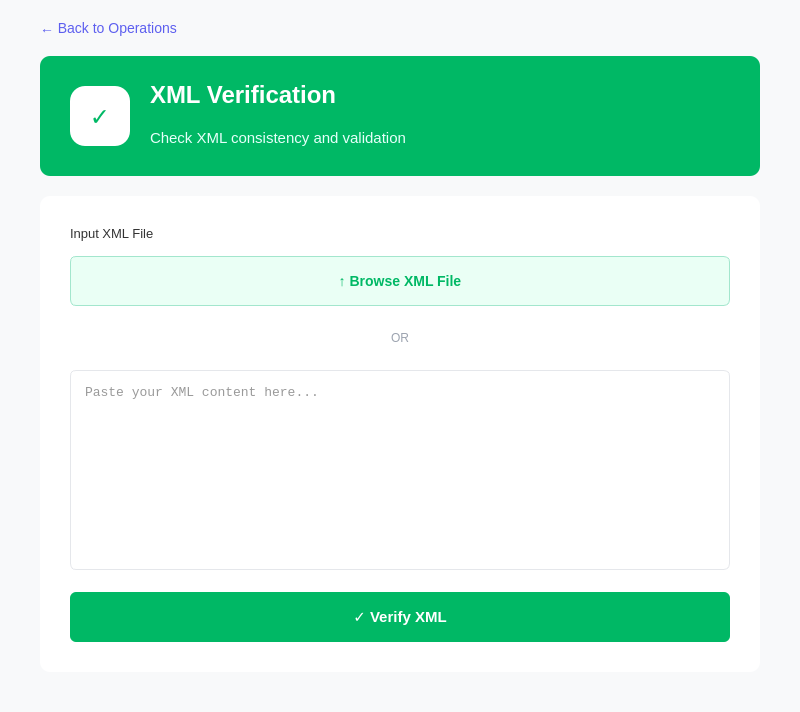
<?xml version="1.0" encoding="UTF-8"?>
<ui version="4.0">
 <class>VerificationPage</class>
 <widget class="QWidget" name="VerificationPage">
  <property name="geometry">
   <rect>
    <x>0</x>
    <y>0</y>
    <width>800</width>
    <height>700</height>
   </rect>
  </property>
  <property name="windowTitle">
   <string>XML Verification</string>
  </property>
  <property name="styleSheet">
   <string notr="true">QWidget#VerificationPage {
	background-color: #f8f9fa; /* Light grey background for the whole page */
}
QLabel {
	font-family: &quot;Segoe UI&quot;, sans-serif;
	color: #333333;
}
QPushButton {
	font-family: &quot;Segoe UI&quot;, sans-serif;
}</string>
  </property>
  <layout class="QVBoxLayout" name="mainLayout">
   <property name="spacing">
    <number>20</number>
   </property>
   <property name="leftMargin">
    <number>40</number>
   </property>
   <property name="topMargin">
    <number>20</number>
   </property>
   <property name="rightMargin">
    <number>40</number>
   </property>
   <property name="bottomMargin">
    <number>40</number>
   </property>
   
   <item>
    <widget class="QPushButton" name="btnBack">
     <property name="cursor">
      <cursorShape>PointingHandCursor</cursorShape>
     </property>
     <property name="styleSheet">
      <string notr="true">QPushButton {
	border: none;
	color: #5d5fef; /* Purple/Blueish color */
	text-align: left;
	font-size: 14px;
    background: transparent;
}
QPushButton:hover {
	text-decoration: underline;
}</string>
     </property>
     <property name="text">
      <string>← Back to Operations</string>
     </property>
     <property name="flat">
      <bool>true</bool>
     </property>
    </widget>
   </item>

   <item>
    <widget class="QFrame" name="headerFrame">
     <property name="minimumSize">
      <size>
       <width>0</width>
       <height>120</height>
      </size>
     </property>
     <property name="styleSheet">
      <string notr="true">QFrame#headerFrame {
	background-color: #00b865; /* The Green Color */
	border-radius: 10px;
}</string>
     </property>
     <property name="frameShape">
      <enum>QFrame::Shape::StyledPanel</enum>
     </property>
     <property name="frameShadow">
      <enum>QFrame::Shadow::Raised</enum>
     </property>
     <layout class="QHBoxLayout" name="headerLayout">
      <property name="leftMargin">
       <number>30</number>
      </property>
      <property name="topMargin">
       <number>20</number>
      </property>
      <property name="rightMargin">
       <number>30</number>
      </property>
      <property name="bottomMargin">
       <number>20</number>
      </property>
      <property name="spacing">
       <number>20</number>
      </property>
      <item>
       <widget class="QLabel" name="iconLabel">
        <property name="minimumSize">
         <size>
          <width>60</width>
          <height>60</height>
         </size>
        </property>
        <property name="maximumSize">
         <size>
          <width>60</width>
          <height>60</height>
         </size>
        </property>
        <property name="styleSheet">
         <string notr="true">background-color: white;
border-radius: 15px;
color: #00b865;
font-weight: bold;
font-size: 24px;</string>
        </property>
        <property name="text">
         <string>✓</string>
        </property>
        <property name="alignment">
         <set>Qt::AlignmentFlag::AlignCenter</set>
        </property>
       </widget>
      </item>
      <item>
       <layout class="QVBoxLayout" name="headerTextLayout">
        <property name="spacing">
         <number>5</number>
        </property>
        <item>
         <widget class="QLabel" name="lblTitle">
          <property name="font">
           <font>
            <pointsize>18</pointsize>
            <bold>true</bold>
           </font>
          </property>
          <property name="styleSheet">
           <string notr="true">color: white;</string>
          </property>
          <property name="text">
           <string>XML Verification</string>
          </property>
         </widget>
        </item>
        <item>
         <widget class="QLabel" name="lblSubtitle">
          <property name="font">
           <font>
            <pointsize>11</pointsize>
           </font>
          </property>
          <property name="styleSheet">
           <string notr="true">color: #e6fffa;</string>
          </property>
          <property name="text">
           <string>Check XML consistency and validation</string>
          </property>
         </widget>
        </item>
       </layout>
      </item>
     </layout>
    </widget>
   </item>

   <item>
    <widget class="QWidget" name="bodyWidget" native="true">
     <property name="styleSheet">
      <string notr="true">background-color: white;
border-radius: 10px;</string>
     </property>
     <layout class="QVBoxLayout" name="bodyLayout">
      <property name="leftMargin">
       <number>30</number>
      </property>
      <property name="topMargin">
       <number>30</number>
      </property>
      <property name="rightMargin">
       <number>30</number>
      </property>
      <property name="bottomMargin">
       <number>30</number>
      </property>
      <property name="spacing">
       <number>15</number>
      </property>
      
      <item>
       <widget class="QLabel" name="lblInput">
        <property name="font">
         <font>
          <pointsize>10</pointsize>
         </font>
        </property>
        <property name="text">
         <string>Input XML File</string>
        </property>
       </widget>
      </item>
      
      <item>
       <widget class="QPushButton" name="btnBrowse">
        <property name="minimumSize">
         <size>
          <width>0</width>
          <height>50</height>
         </size>
        </property>
        <property name="cursor">
         <cursorShape>PointingHandCursor</cursorShape>
        </property>
        <property name="styleSheet">
         <string notr="true">QPushButton {
	background-color: #eafff5;
	border: 1px solid #a3e6cd;
	border-radius: 6px;
	color: #00b865;
	font-weight: bold;
    font-size: 14px;
}
QPushButton:hover {
	background-color: #d1fae5;
}</string>
        </property>
        <property name="text">
         <string>↑ Browse XML File</string>
        </property>
       </widget>
      </item>

      <item>
       <widget class="QLabel" name="lblOr">
        <property name="styleSheet">
         <string notr="true">color: #9ca3af; margin: 10px;</string>
        </property>
        <property name="text">
         <string>OR</string>
        </property>
        <property name="alignment">
         <set>Qt::AlignmentFlag::AlignCenter</set>
        </property>
       </widget>
      </item>

      <item>
       <widget class="QPlainTextEdit" name="txtInput">
        <property name="minimumSize">
         <size>
          <width>0</width>
          <height>200</height>
         </size>
        </property>
        <property name="font">
         <font>
          <family>Consolas</family>
          <pointsize>10</pointsize>
         </font>
        </property>
        <property name="styleSheet">
         <string notr="true">QPlainTextEdit {
	border: 1px solid #e5e7eb;
	border-radius: 6px;
	background-color: #ffffff;
	padding: 10px;
    color: #333333;
}
QPlainTextEdit:focus {
	border: 1px solid #00b865;
}</string>
        </property>
        <property name="placeholderText">
         <string>Paste your XML content here...</string>
        </property>
       </widget>
      </item>

      <item>
       <spacer name="verticalSpacer">
        <property name="orientation">
         <enum>Qt::Orientation::Vertical</enum>
        </property>
        <property name="fixedSize">
         <size>
          <width>20</width>
          <height>20</height>
         </size>
        </property>
       </spacer>
      </item>

      <item>
       <widget class="QPushButton" name="btnVerify">
        <property name="minimumSize">
         <size>
          <width>0</width>
          <height>50</height>
         </size>
        </property>
        <property name="cursor">
         <cursorShape>PointingHandCursor</cursorShape>
        </property>
        <property name="styleSheet">
         <string notr="true">QPushButton {
	background-color: #00b865;
	border-radius: 6px;
	color: white;
	font-weight: bold;
	font-size: 15px;
}
QPushButton:hover {
	background-color: #009e57;
}</string>
        </property>
        <property name="text">
         <string>✓ Verify XML</string>
        </property>
       </widget>
      </item>

     </layout>
    </widget>
   </item>
   
   <item>
    <spacer name="bottomSpacer">
     <property name="orientation">
      <enum>Qt::Orientation::Vertical</enum>
     </property>
     <property name="sizeHint" stdset="0">
      <size>
       <width>20</width>
       <height>40</height>
      </size>
     </property>
    </spacer>
   </item>
  </layout>
 </widget>
 <resources/>
 <connections/>
</ui>
